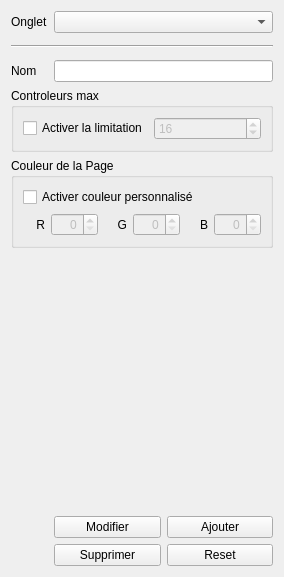
<?xml version="1.0" encoding="UTF-8"?>
<ui version="4.0">
 <class>PageDialogDesign</class>
 <widget class="QWidget" name="PageDialogDesign">
  <property name="enabled">
   <bool>true</bool>
  </property>
  <property name="geometry">
   <rect>
    <x>0</x>
    <y>0</y>
    <width>284</width>
    <height>577</height>
   </rect>
  </property>
  <property name="windowTitle">
   <string>Form</string>
  </property>
  <layout class="QGridLayout" name="gridLayout">
   <item row="0" column="1">
    <widget class="QComboBox" name="pageList"/>
   </item>
   <item row="2" column="0">
    <widget class="QLabel" name="label_2">
     <property name="text">
      <string>Nom</string>
     </property>
    </widget>
   </item>
   <item row="2" column="1">
    <widget class="QLineEdit" name="pageNom"/>
   </item>
   <item row="1" column="0" colspan="2">
    <widget class="Line" name="line">
     <property name="minimumSize">
      <size>
       <width>0</width>
       <height>15</height>
      </size>
     </property>
     <property name="frameShadow">
      <enum>QFrame::Sunken</enum>
     </property>
     <property name="lineWidth">
      <number>1</number>
     </property>
     <property name="orientation">
      <enum>Qt::Horizontal</enum>
     </property>
    </widget>
   </item>
   <item row="0" column="0">
    <widget class="QLabel" name="label">
     <property name="text">
      <string>Onglet</string>
     </property>
    </widget>
   </item>
   <item row="7" column="1">
    <layout class="QGridLayout" name="gridLayout_2">
     <item row="2" column="0">
      <widget class="QPushButton" name="del">
       <property name="text">
        <string>Supprimer</string>
       </property>
      </widget>
     </item>
     <item row="2" column="2">
      <widget class="QPushButton" name="reset">
       <property name="text">
        <string>Reset</string>
       </property>
      </widget>
     </item>
     <item row="1" column="2">
      <widget class="QPushButton" name="add">
       <property name="text">
        <string>Ajouter</string>
       </property>
      </widget>
     </item>
     <item row="1" column="0">
      <widget class="QPushButton" name="edit">
       <property name="text">
        <string>Modifier</string>
       </property>
      </widget>
     </item>
    </layout>
   </item>
   <item row="6" column="0">
    <spacer name="verticalSpacer_2">
     <property name="orientation">
      <enum>Qt::Vertical</enum>
     </property>
     <property name="sizeHint" stdset="0">
      <size>
       <width>20</width>
       <height>40</height>
      </size>
     </property>
    </spacer>
   </item>
   <item row="4" column="0" colspan="2">
    <widget class="QGroupBox" name="groupBox_2">
     <property name="title">
      <string>Controleurs max</string>
     </property>
     <layout class="QHBoxLayout" name="horizontalLayout">
      <item>
       <widget class="QCheckBox" name="CBmaxG">
        <property name="text">
         <string>Activer la limitation</string>
        </property>
       </widget>
      </item>
      <item>
       <widget class="QSpinBox" name="maxG">
        <property name="enabled">
         <bool>false</bool>
        </property>
        <property name="alignment">
         <set>Qt::AlignJustify|Qt::AlignVCenter</set>
        </property>
        <property name="maximum">
         <number>100</number>
        </property>
        <property name="value">
         <number>16</number>
        </property>
       </widget>
      </item>
     </layout>
    </widget>
   </item>
   <item row="5" column="0" colspan="2">
    <widget class="QGroupBox" name="groupBox">
     <property name="title">
      <string>Couleur de la Page</string>
     </property>
     <layout class="QVBoxLayout" name="verticalLayout">
      <item>
       <widget class="QCheckBox" name="checkBox">
        <property name="text">
         <string>Activer couleur personnalisé</string>
        </property>
       </widget>
      </item>
      <item>
       <layout class="QHBoxLayout" name="horizontalLayout_2">
        <item>
         <widget class="QLabel" name="label_8">
          <property name="text">
           <string>R</string>
          </property>
          <property name="alignment">
           <set>Qt::AlignRight|Qt::AlignTrailing|Qt::AlignVCenter</set>
          </property>
         </widget>
        </item>
        <item>
         <widget class="QSpinBox" name="colorR">
          <property name="enabled">
           <bool>false</bool>
          </property>
          <property name="alignment">
           <set>Qt::AlignRight|Qt::AlignTrailing|Qt::AlignVCenter</set>
          </property>
          <property name="prefix">
           <string/>
          </property>
          <property name="maximum">
           <number>255</number>
          </property>
          <property name="displayIntegerBase">
           <number>10</number>
          </property>
         </widget>
        </item>
        <item>
         <widget class="QLabel" name="label_9">
          <property name="text">
           <string>G</string>
          </property>
          <property name="alignment">
           <set>Qt::AlignRight|Qt::AlignTrailing|Qt::AlignVCenter</set>
          </property>
         </widget>
        </item>
        <item>
         <widget class="QSpinBox" name="colorG">
          <property name="enabled">
           <bool>false</bool>
          </property>
          <property name="alignment">
           <set>Qt::AlignRight|Qt::AlignTrailing|Qt::AlignVCenter</set>
          </property>
          <property name="prefix">
           <string/>
          </property>
          <property name="maximum">
           <number>255</number>
          </property>
         </widget>
        </item>
        <item>
         <widget class="QLabel" name="label_10">
          <property name="text">
           <string>B</string>
          </property>
          <property name="alignment">
           <set>Qt::AlignRight|Qt::AlignTrailing|Qt::AlignVCenter</set>
          </property>
         </widget>
        </item>
        <item>
         <widget class="QSpinBox" name="colorB">
          <property name="enabled">
           <bool>false</bool>
          </property>
          <property name="alignment">
           <set>Qt::AlignRight|Qt::AlignTrailing|Qt::AlignVCenter</set>
          </property>
          <property name="buttonSymbols">
           <enum>QAbstractSpinBox::UpDownArrows</enum>
          </property>
          <property name="prefix">
           <string/>
          </property>
          <property name="maximum">
           <number>255</number>
          </property>
         </widget>
        </item>
       </layout>
      </item>
     </layout>
    </widget>
   </item>
  </layout>
 </widget>
 <resources/>
 <connections>
  <connection>
   <sender>checkBox</sender>
   <signal>toggled(bool)</signal>
   <receiver>colorR</receiver>
   <slot>setEnabled(bool)</slot>
   <hints>
    <hint type="sourcelabel">
     <x>95</x>
     <y>180</y>
    </hint>
    <hint type="destinationlabel">
     <x>96</x>
     <y>207</y>
    </hint>
   </hints>
  </connection>
  <connection>
   <sender>checkBox</sender>
   <signal>toggled(bool)</signal>
   <receiver>colorG</receiver>
   <slot>setEnabled(bool)</slot>
   <hints>
    <hint type="sourcelabel">
     <x>179</x>
     <y>180</y>
    </hint>
    <hint type="destinationlabel">
     <x>180</x>
     <y>207</y>
    </hint>
   </hints>
  </connection>
  <connection>
   <sender>checkBox</sender>
   <signal>toggled(bool)</signal>
   <receiver>colorB</receiver>
   <slot>setEnabled(bool)</slot>
   <hints>
    <hint type="sourcelabel">
     <x>247</x>
     <y>180</y>
    </hint>
    <hint type="destinationlabel">
     <x>263</x>
     <y>207</y>
    </hint>
   </hints>
  </connection>
  <connection>
   <sender>CBmaxG</sender>
   <signal>toggled(bool)</signal>
   <receiver>maxG</receiver>
   <slot>setEnabled(bool)</slot>
   <hints>
    <hint type="sourcelabel">
     <x>113</x>
     <y>113</y>
    </hint>
    <hint type="destinationlabel">
     <x>183</x>
     <y>117</y>
    </hint>
   </hints>
  </connection>
 </connections>
</ui>
